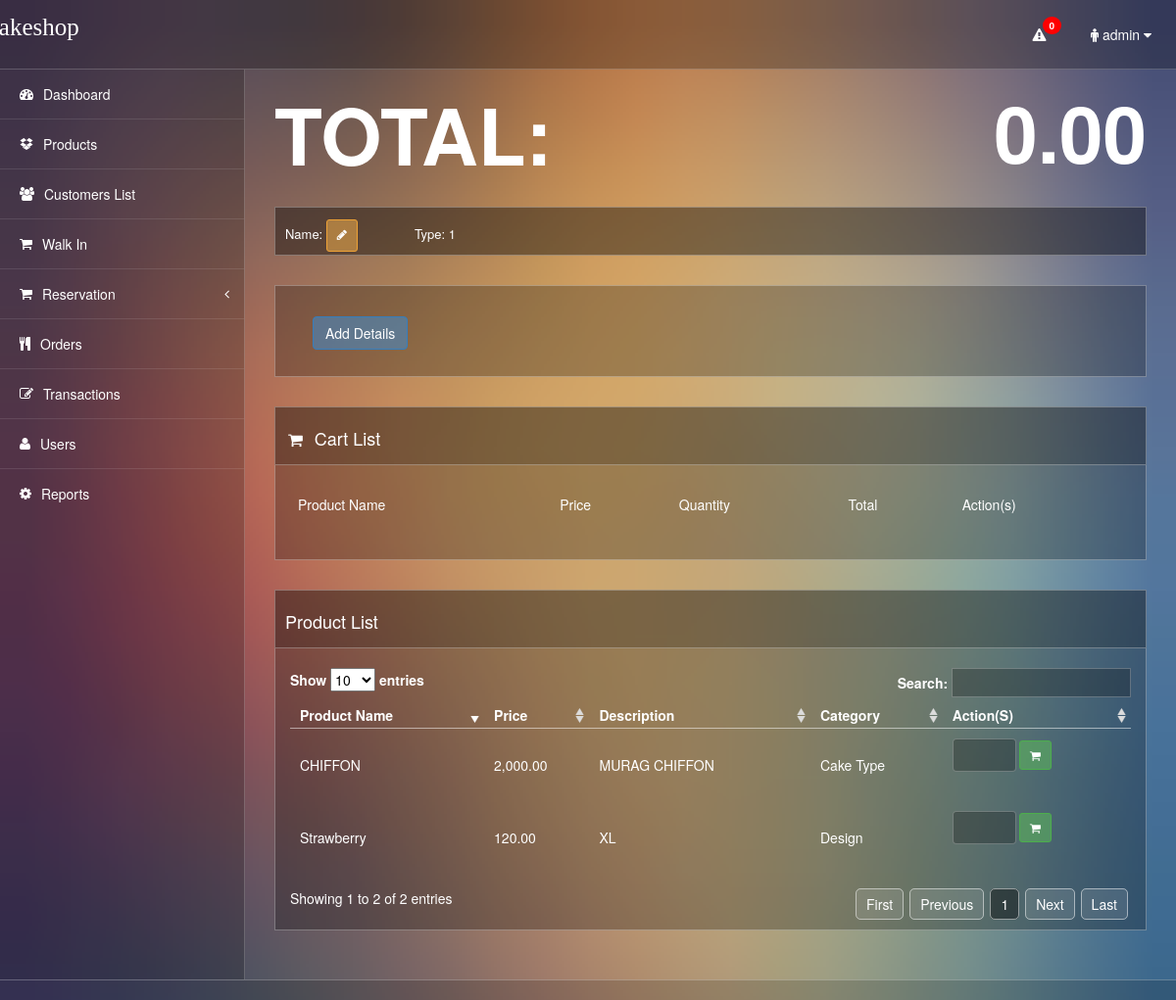
The app's page /motif.php (signed in) with its own data.
### tables this page shows
CREATE TABLE `tbl_products` (
  `id` int(11) NOT NULL,
  `product_name` varchar(30) NOT NULL,
  `price` float(15,2) NOT NULL,
  `category` varchar(30) NOT NULL,
  `description` text NOT NULL,
  `picture` varchar(200) NOT NULL
);

### motif.php (the view, shortened to what this page needs)
<?php
include 'connection.php';
?>
<!DOCTYPE html>
<html>
<head>
<link href="css/bootstrap.css" rel="stylesheet" media="screen">
<link href="css/thin-admin.css" rel="stylesheet" media="screen">
<link href="css/font-awesome.css" rel="stylesheet" media="screen">
<link href="style/style.css" rel="stylesheet">
<link href="style/dashboard.css" rel="stylesheet">
<link href="font-awesome-4.0.3/css/font-awesome.min.css" rel="stylesheet" media="screen">
<link href="css/demo_page.css" rel="stylesheet">
<link href="css/demo_table.css" rel="stylesheet">
</head>
<body>
<?php
  include 'header.php';
?>
<div class="wrapper">
  <div class="left-nav">
    <div id="side-nav">
  <?php
          switch ($_SESSION['type'])
          {
            case 'default':
              include 'admin.php';
              break;
          }
      ?>
    </div>
  </div>
  <div class="page-content">
    <div class="content container">
      <div class="row">
        <div class="col-lg-12">
        <?php
                        $total = $dbConn->query("SELECT sum(total) FROM tbl_sales where sales_id = '".$_SESSION['trans_id1']."' ");
                        $distotal = $total->fetch(PDO::FETCH_ASSOC);
                        ?>
          <h1 style="color:white;font-size:80px;" class="page-title"><b>TOTAL:</b> <b style="color:white;font-size:80px;" class="pull-right"> <?php echo isset($distotal['sum(total)']) ? number_format($distotal['sum(total)'],2) : '0.00' ;?></b></h1>
        </div>
      </div>
       <div class="row">
         <div class="col-lg-12">
          <div class="widget">
            <div class="widget-header" style="height:50px;">
              <h5>Name: <?php echo isset($_SESSION['customername']) ? ucfirst($_SESSION['customername']) : ''; ?> <button class="btn btn-warning btn-sm" data-toggle="modal" data-target="#add"> <label class="fa fa-pencil"></label></button>
              &nbsp;&nbsp;&nbsp;&nbsp;&nbsp;&nbsp;&nbsp;&nbsp;&nbsp;&nbsp;&nbsp;&nbsp;&nbsp;&nbsp;
              Type: <?php
                if(isset($_GET['id']))
              {
              $_SESSION['custype'] = $_GET['id'];
            } echo isset($_SESSION['custype']) ? $_SESSION['custype'] : 'Walk In'; ?>
              </h5> <?php echo isset($distotal['sum(total)']) ?  '<button class="btn btn-success pull-right btn-lg" data-toggle="modal" data-target="#proceed"><label class="fa fa-money" ></label> PROCEED TO PAYMENTS</button>' : '' ;?>
            </div>
          </div>
        </div>
      </div>
      <div class="row">
        <div class="col-lg-12">
          <div class="widget">
            <div class="widget-content">
                  <div class="panel-heading"> <a href="#collapseOne" data-parent="#accordion2" data-toggle="collapse" class="accordion-toggle"> <button class="btn btn-primary">Add Details</button></a> </div>
                </div>
          </div>
        </div>
      </div>
      <div class="row">
         <div class="col-lg-12">
          <div class="widget">
            <div class="widget-header"> <i class="icon-shopping-cart"></i>
              <h3>Cart List</h3>
            </div>
            <div class="widget-content">
              <table class="table table-hover">
                <thead>
                  <tr>
                    <th>Product Name</th>
                    <th>Price</th>
                    <th>Quantity</th>
                    <th>Total</th>
                    <th class="hidden-xs">Action(s)</th>
                  </tr>
                </thead>
              </table>
            </div>
          </div>
        </div>
      </div>
      <div class="row">
        <div class="col-lg-12">
          <div class="widget">
            <div class="widget-header">
            <h3>Product List</h3>
            </div>
            <div class="widget-content">
<div class="example_alt_pagination">
      <div id="container">
  <div id="demo">
    <table cellpadding="0" cellspacing="0" border="0" class="display" id="example">
      <thead>
        <tr>
          <th>Product Name</th>
          <th class="hidden-xs">Price</th>
          <th class="hidden-xs">Description</th>
         <th>Category</th>
          <th>Action(S)</th>
          </tr>
        </thead>
      <tbody>
        <?php
        $getcustomers = $dbConn->query("SELECT * FROM tbl_products where category != 'Cake' ");
        while ($row = $getcustomers->fetch(PDO::FETCH_ASSOC)) {
        ?>
        <TR>
          <td><?php echo $row['product_name'];?></td>
          <td><?php echo number_format($row['price'],2);?></td>
          <td><?php echo $row['description'];?></td>
          <td><?php echo $row['category'];?></td>
          <td> <form method="post" action="query/additem1.php" class="form-horizontal">
                          <input type="number" name="quantity"  class="form-control" required min="1" style="width:65px;">  <button class="btn btn-success btn-sm" type="submit" name="submit" style="margin-top:-59px;margin-left:68px;"><label class="icon-shopping-cart"></label></button></td>
        </TR>
        <?php
      }
        ?>
        </tbody>
  </table>
    </div>
        </div>
    </div>
            </div>
          </div>
        </div>
      </div>
    </div>
  </div>
</div>
<div class="bottom-nav footer">  </div>
<link href="assets/switcher/switcher.css" rel="stylesheet">
<link href="assets/switcher/switcher-defult.css" rel="stylesheet">
<link rel="alternate stylesheet" type="text/css" href="assets/switcher/a.css" title="a" media="all" />
</body>
</html>

### css/thin-admin.css (style rules this page uses)
body { background-color: #54364a; background-size: cover; background-image:url(../images/a.jpg); }
.footer { background-color: rgba(0, 0, 0, 0.15); padding: 10px; color: #fff; }
.left-nav { background-color: rgba(0, 0, 0, 0.20); color: #FFF; display: table-cell; float: none!important; vertical-align:top; }
.page-content { color: #FFF; padding: 20px 30px; display: table-cell; float: none!important; }
.wrapper { display: table; width: 100%; }
.bottom-nav { width: 100%; border-top: 1px solid rgba(255,255,255, 0.25); }
.container { max-width: none !important; padding: 0; }
@media (min-width:320px) { .left-nav { float: none!important; width: 150px; vertical-align:top; } }
@media (min-width:320px) { .page-title { margin: 0px !important; } }
@media (min-width:481px) { .left-nav { float: none!important; width: 150px; vertical-align:top; } }
@media (min-width:481px) { .page-title { margin: 0px !important; } }
@media (min-width:641px) { .left-nav { float: none!important; width: 150px; border-right: 1px solid rgba(255,255,255, 0.2); vertical-align:top; } }
@media (min-width:961px) { .left-nav { float: none!important; width: 250px; vertical-align:top; } }
@media (min-width:1025px) { .left-nav { float: none!important; width: 250px; vertical-align:top; } }
.page-title { margin: -30px 0 0; padding: 0 0 30px; }
.panel-heading > .accordion-toggle { display: block; padding: 8px 15px; }
.table th { color: #FFFFFF; font-weight: 300; }
textarea, input[type="text"], input[type="password"], input[type="datetime"], input[type="datetime-local"], input[type="date"], input[type="month"], input[type="time"], input[type="week"], input[type="number"], input[type="email"], input[type="url"], input[type="search"], input[type="tel"], input[type="color"], .uneditable-input { background-color: rgba(0, 0, 0, 0.25); border: 1px solid rgba(255, 255, 255, 0.25); color: #fff; min-height: 30px; padding-left: 6px; padding-right: 6px; transition: border 0.2s linear 0s, box-shadow 0.2s linear 0s; }

### style/style.css (style rules this page uses)
.widget { position: relative; clear: both; padding-bottom: 30px; width: auto; overflow: hidden; }
.widget-header { position: relative; height: 60px; line-height: 40px; background-color: rgba(0, 0, 0, 0.40); border: 1px solid rgba(255,255,255, 0.3); }
.widget-header h3 { position: relative; top: 2px; left: 10px; display: inline-block; margin-right: 3em; font-size: 18px; font-weight: 300; color: #fff; line-height: 18px; }
.widget-header h5 { position: relative; top: 2px; left: 10px; display: inline-block; margin-right: 3em; font-size: 13px; font-weight: 300; color: #fff; line-height: 18px; }
.widget-header [class^="icon-"], .widget-header [class*=" icon-"] { display: inline-block; margin-left: 13px; margin-right: -2px; font-size: 16px; color: #fff; vertical-align: middle; }
.widget-content { padding: 20px 15px 15px; background-color: rgba(0, 0, 0, 0.25); border: 1px solid rgba(255,255,255, 0.3); }
.widget-header+.widget-content { border-top: none; -webkit-border-top-left-radius: 0; -webkit-border-top-right-radius: 0; -moz-border-radius-topleft: 0; -moz-border-radius-topright: 0; border-top-left-radius: 0; border-top-right-radius: 0; }
.widget-content:before, .widget-content:after { content: ""; display: table; }
.widget-content:after { clear: both; }
.widget-content { zoom: 1; }

### css/demo_table.css (style rules this page uses)
table.display { margin: 0 auto; clear: both; width: 100%; }
table.display thead th { padding: 3px 18px 3px 10px; border-bottom: 1px solid rgba(255,255,255, 0.3); font-weight: bold; cursor: pointer; * cursor: hand; }
table.display td { padding: 10px; }
.sorting_asc { background: url(../img/sort_desc.png) no-repeat center right; }
.sorting { background: url('../img/sort_both.png') no-repeat center right; }
tr.odd { background-color: rgba(0, 0, 0, 0); }
tr.even { background-color: rgba(0, 0, 0, 0); }
tr.odd td.sorting_1 { background-color: transparent; }
tr.even td.sorting_1 { background-color: transparent; }

### assets/switcher/a.css (style rules this page uses)
body { background-color: #54364a; background-size: cover; background-image:url(../../images/a.jpg); }

### records on screen
tbl_products: product_name "CHIFFON", price "2,000.00", description "MURAG CHIFFON", category "Cake Type"
tbl_products: product_name "Strawberry", price "120.00", description "XL", category "Design"

### other values on screen
$getcount->rowCount() "0"
$_SESSION['fullname'] "admin"
$_SESSION['custype'] "1"
